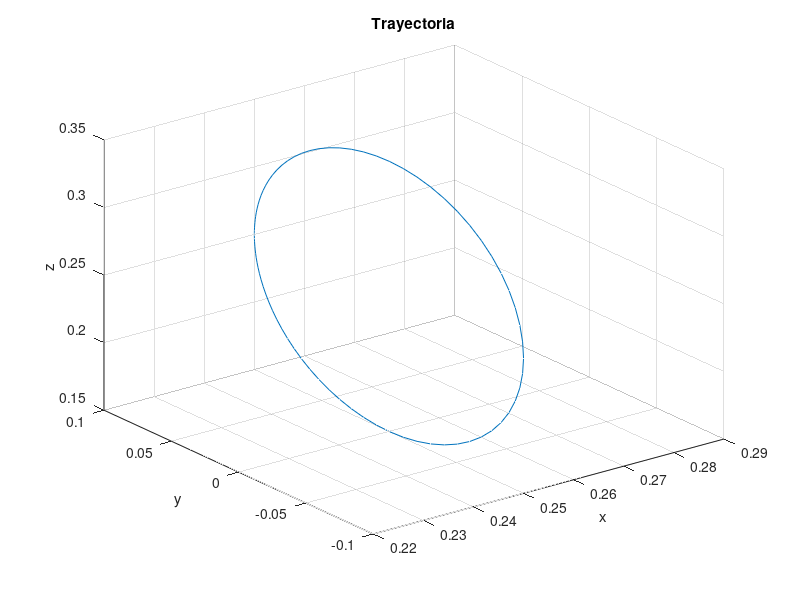

Write MATLAB code to recreate this figure.



%trayectoria 
t_total = 10;

%Centro del elipsoide
x_c = 0.25;
y_c = 0.0;
z_c = 0.25;

%Punto final
r_A = 0.1;
r_B = 0.1;

t_p = 0:0.1:10;


%Puntos de la trayectoria
xe = x_c+0*((10/t_total^3)*t_p.^3-(15/t_total^4)*t_p.^4+(6/t_total^5)*t_p.^5);
ye = y_c+r_A*cos(((10/t_total^3)*t_p.^3-(15/t_total^4)*t_p.^4+(6/t_total^5)*t_p.^5)*(2*pi-0));
ze = z_c+r_B*sin(((10/t_total^3)*t_p.^3-(15/t_total^4)*t_p.^4+(6/t_total^5)*t_p.^5)*(2*pi-0));


plot3(xe,ye,ze)
grid on
title('Trayectoria')
xlabel('x')
ylabel('y')
zlabel('z')